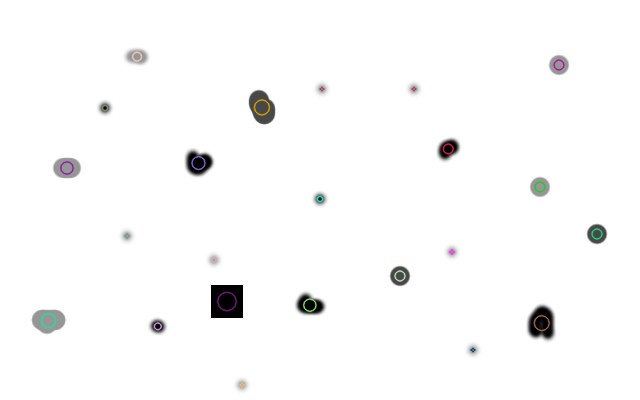
#> input picture blob_detection.jpg, 640 x 400 px, given in place of the camera
$ python finalproject.py
#> lines starting #> are read from the running program, lines starting #| are printed output that depends on the picture
import cv2
import numpy as np
import math
import matplotlib.pyplot as plt

PIXELWIDTH = 1240
PIXELHEIGHT = 1080

xarray = []
yarray = []

def IntersectionOfLaserAndGuess(GuessedDistance, DistanceFromCameraToLaser, AngleOfLaser):
    temp = math.tan(AngleOfLaser*math.pi/180.0) #tan of laser angle converted to degrees
    x = (GuessedDistance-DistanceFromCameraToLaser*temp)/temp #equation of x intercept
    return x

#given an x position, determine what the y value based on a two point line segment
def Interpolate(x1, x2, y1, y2, x):
    if x2-x1==0:
        return -1
    m = (y2-y1)/(x2-x1)
    b = y1-m*x1
    y = m*x+b
    return y

# pixnum is from 0 to PIXELWIDTH
def CalcDistance(pixnum, distance, angle):
    xarray.clear()
    yarray.clear()
    answer = 0
    DistanceFromCameraToLaser = distance # inches
    AngleOfLaser = angle # degrees
    CameraFrustrumAngle = 69.18457738 #degrees
    for guess in np.arange (1, 49,0.001): #continually check all distances from 0 to 50 in
        xlimit = guess*math.tan(CameraFrustrumAngle/2*(math.pi/180)) #find the x limitation of the camera for the guessed target line
        xIntercept = IntersectionOfLaserAndGuess(guess, DistanceFromCameraToLaser, AngleOfLaser) #find x position of the intersection between the laser and guessed target line
        pixelNumber = int(Interpolate(-xlimit, xlimit, PIXELWIDTH, 0, xIntercept)) #find the the pixel number for the previous x position

        #ignore this
        if pixelNumber >=0 and pixelNumber<=PIXELWIDTH:
            xarray.append(guess)
            yarray.append(pixelNumber)

        if int(pixnum)==int(pixelNumber): #if the pixel number of the guess = the pixel number found by opencv return the guessed distance
            answer = guess


    return answer


def nothing(x):
    pass

# [7 lines of commented-out code are left out]


cap = cv2.VideoCapture(1)
cap.set(3,1240)
cap.set(4,1080)


#cv2.namedWindow('gray')
cv2.namedWindow('frame')
cv2.createTrackbar('Hlow','gray',0,255,nothing)
cv2.createTrackbar('Hhigh','gray',0,255,nothing)
cv2.createTrackbar('Slow','gray',0,255,nothing)
cv2.createTrackbar('Shigh','gray',0,255,nothing)
cv2.createTrackbar('Vlow','gray',0,255,nothing)
cv2.createTrackbar('Vhigh','gray',0,255,nothing)
cv2.createTrackbar('distance', 'frame', 1, 20, nothing)
cv2.createTrackbar('angle', 'frame', 30, 90, nothing)


kernelOpen=np.ones((5,5))
kernelClose=np.ones((20,20))
font = cv2.FONT_HERSHEY_SIMPLEX

while True:
    _, frame = cap.read()
#> frame is the input picture: shape (400, 640, 3); mean B, G, R 250.1, 250.1, 250.1
    #horizontal_img = cv2.flip( img, 0 )
    frame = cv2.flip(frame, 1)
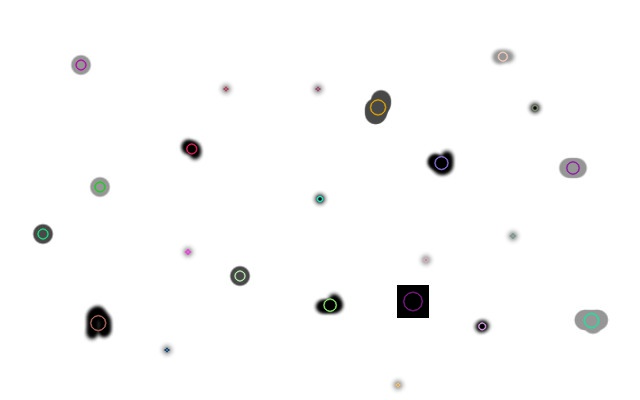
#> frame: shape (400, 640, 3); mean B, G, R 250.1, 250.1, 250.1

    blur = cv2.GaussianBlur(frame, (5,5), 0)
    #cv2.imshow('blur', blur)

    #hsv = cv2.cvtColor(frame, cv2.COLOR_BGR2HSV)
    hsv = cv2.cvtColor(blur, cv2.COLOR_BGR2HSV)
#> hsv: shape (400, 640, 3); mean H, S, V 4.7, 1.7, 250.3


    distance_fromcam_tolaser = cv2.getTrackbarPos('','gray')


    hlow = cv2.getTrackbarPos('Hlow','gray')
    hhigh = cv2.getTrackbarPos('Hhigh','gray')
    sslow = cv2.getTrackbarPos('Slow','gray')
    shigh = cv2.getTrackbarPos('Shigh','gray')
    vlow = cv2.getTrackbarPos('Vlow','gray')
    vhigh = cv2.getTrackbarPos('Vhigh','gray')

    distancefromcameratolaser = cv2.getTrackbarPos('distance','frame')
    angleoflaser = cv2.getTrackbarPos('angle','frame')


    #lower_red = np.array([hlow,sslow,vlow])
    #upper_red = np.array([hhigh,shigh,vhigh])
    lower_red = np.array([112,51,210])
    upper_red = np.array([230,255,255])

    mask = cv2.inRange(hsv, lower_red, upper_red)
#> mask: shape (400, 640); every value is 0

    #mask = cv2.inRange(frame, lower_red, upper_red)
    res = cv2.bitwise_and(frame, frame, mask = mask)
#> res: shape (400, 640, 3); every value is 0


# [11 lines of commented-out code are left out]
    conts=cv2.findContours(mask.copy(),cv2.RETR_EXTERNAL,cv2.CHAIN_APPROX_NONE)[1]
#> conts = []

    cv2.drawContours(frame,conts,-1,(255,0,0),3)
    kk = len(conts)
#> kk = 0
    if kk > 1:
        kk = 1
    for i in range(kk):
        x,y,w,h=cv2.boundingRect(conts[i])
        cv2.rectangle(frame,(x,y),(x+w,y+h),(0,0,255), 2)

        xx = x+w/2
        pixstr = "x="+str(int(xx))
        cv2.putText(frame, pixstr, (x,y), font, 1, (200,255,255), 2, cv2.LINE_AA)

        answer = CalcDistance(int(xx), distancefromcameratolaser, angleoflaser)
        if answer==0:
           mystr = 'not found'
        else:
            mystr = 'dist='+"{0:3.2f}".format(answer)+' inches'

        #cv2.putText(frame, pixstr, (10,50), font, 1, (200,255,255), 2, cv2.LINE_AA)

        cv2.putText(frame, mystr, (10,50), font, 1, (200,255,255), 2, cv2.LINE_AA)

######

    cv2.line(frame, (int(PIXELWIDTH/2), 0), (int(PIXELWIDTH/2), PIXELHEIGHT), (255,255,255), 2)

    #cv2.line(res, (0,0), (150,150), (255, 255, 255), 6)

    kernel = np.ones((15,15), np.float32)/225
    # [4 lines of commented-out code are left out]


    gray = cv2.cvtColor(res,cv2.COLOR_BGR2GRAY);


    cv2.imshow('frame', frame)


    k = cv2.waitKey(5) & 0xFF
#> (key Esc is pressed here)

    if k == 27:
        break

cv2.destroyAllWindows()
cap.release()
